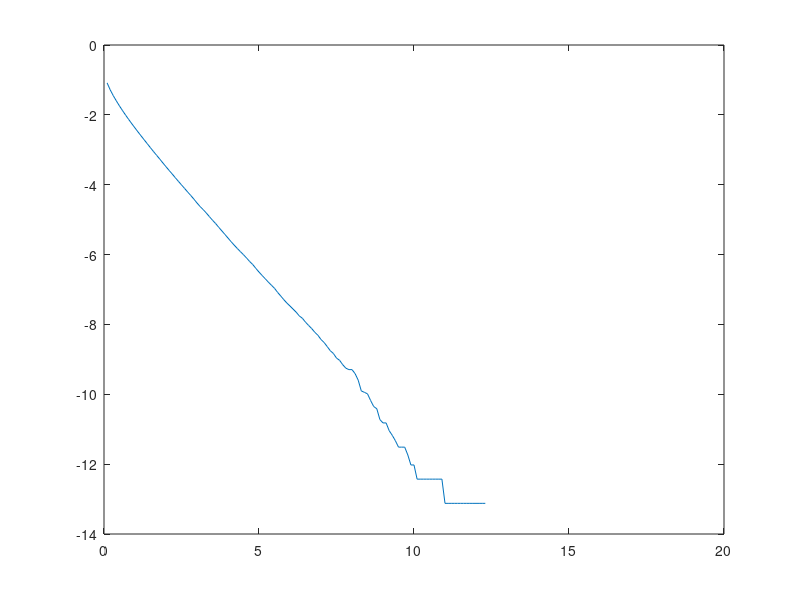

MATLAB code to generate this figure:
clear
nmsg = 500000;
m = rand(1, nmsg);
p0 = 0.5;
p1 = 1 - p0;
m(m < p0) = 0;
m(m >= p0) = 1;
v1 = 1;
v2 = 2;
v3 = 4;
n1 = sqrt(v1)*randn(1, nmsg);
n2 = sqrt(v2)*randn(1, nmsg);
n3 = sqrt(v3)*randn(1, nmsg);
E = 0.1:0.1:15;
s = zeros(1, nmsg);
r1 = zeros(1, nmsg);
r2 = zeros(1, nmsg);
r3 = zeros(1, nmsg);
m_hat = zeros(1, nmsg);
pe = zeros(1, 150);
for i = 1:150
    s(m == 0) = sqrt(E(i));
    s(m == 1) = -sqrt(E(i));
    r1 = s + n1;
    r2 = s + n2;
    r3 = s + n3;
    thresh = -0.5*log(p0/p1)/sqrt(E(i));
    likely = r1/v1 + r2/v2 + r3/v3;
    m_hat(likely >= thresh) = 0;
    m_hat(likely < thresh) = 1;
    pe(i) = (length(find(m ~= m_hat))/nmsg);
end

y=zeros(1,150);
y=log(pe);
plot(E,y,'DisplayName','E');
